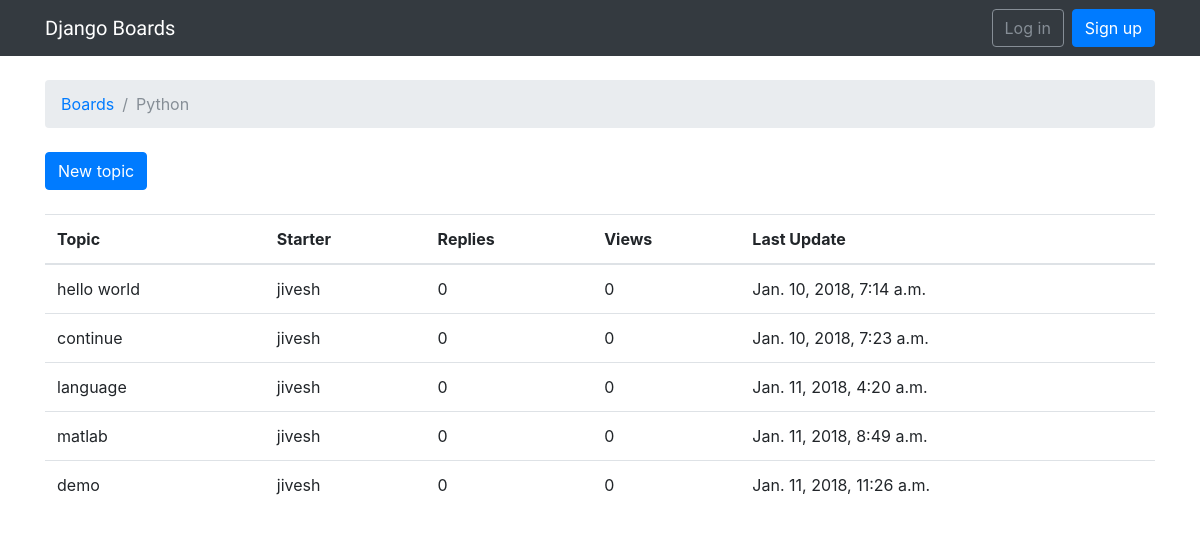
The page /boards/2/ on the database its author committed.
### boards/models.py (models this page shows, shortened)
class Board(models.Model):
    name = models.CharField(max_length=30, unique=True)
    description = models.CharField(max_length=100)

class Topic(models.Model):
    subject = models.CharField(max_length=255)
    last_updated = models.DateTimeField(auto_now_add=True)
    board = models.ForeignKey(Board, related_name='topics', on_delete=models.DO_NOTHING)
    starter = models.ForeignKey(User, related_name='topics', on_delete=models.DO_NOTHING)

### boards/views.py (the view)
# urls.py: url(r'^boards/(?P<pk>\d+)/$', views.board_topics, name='board_topics'),
def board_topics(request, pk):
    try:
        board = Board.objects.get(pk=pk)
    except Board.DoesNotExist:
        raise Http404
    return render(request, 'topics.html', {'board': board})

### templates/topics.html (shortened to what this page needs)
{% extends 'base.html' %}
{% block breadcrumb %}
  <li class="breadcrumb-item"><a href="{% url 'home' %}">Boards</a></li>
  <li class="breadcrumb-item active">{{ board.name }}</li>
{% endblock %}
{% block content %}
  <div class="mb-4">
    <a href="{% url 'new_topic' board.pk %}" class="btn btn-primary">New topic</a>
  </div>
  <table class="table">
    <thead class="thead-inverse">
      <tr>
        <th>Topic</th>
        <th>Starter</th>
        <th>Replies</th>
        <th>Views</th>
        <th>Last Update</th>
      </tr>
    </thead>
    <tbody>
      {% for topic in board.topics.all %}
        <tr>
          <td>{{ topic.subject }}</td>
          <td>{{ topic.starter.username }}</td>
          <td>0</td>
          <td>0</td>
          <td>{{ topic.last_updated }}</td>
        </tr>
      {% endfor %}
    </tbody>
  </table>
{% endblock %}

### templates/base.html (shortened to what this page needs)
{% load static %}<!DOCTYPE html>
<html>
 <head>
    <link rel="stylesheet" href="{% static 'css/bootstrap.min.css' %}">
    <link rel="stylesheet" href="{% static 'css/app.css' %}">
  </head>
  <body>
     {% block body %}
<nav class="navbar navbar-expand-sm navbar-dark bg-dark">
  <div class="container">
    <a class="navbar-brand" href="{% url 'home' %}">Django Boards</a>
    <div class="collapse navbar-collapse" id="mainMenu">
      {% if user.is_authenticated %}
        <ul class="navbar-nav ml-auto">
          <li class="nav-item dropdown">
            <a class="nav-link dropdown-toggle" href="#" id="userMenu" data-toggle="dropdown" aria-haspopup="true" aria-expanded="false">
              {{ user.username }}
            </a>
            <div class="dropdown-menu dropdown-menu-right" aria-labelledby="userMenu">
              <a class="dropdown-item" href="#">My account</a>
              <a class="dropdown-item" href="#">Change password</a>
              <div class="dropdown-divider"></div>
              <a class="dropdown-item" href="{% url 'logout' %}">Log out</a>
            </div>
          </li>
        </ul>
      {% else %}
        <form class="form-inline ml-auto">
          <a href="{% url 'login' %}" class="btn btn-outline-secondary">Log in</a>
          <a href="{% url 'signup' %}" class="btn btn-primary ml-2">Sign up</a>
        </form>
      {% endif %}
    </div>
  </div>
</nav>
  <div class="container">
    <ol class="breadcrumb my-4">
      {% block breadcrumb %}
      {% endblock %}
    </ol>
    {% block content %}
    {% endblock %}
  </div>
     {% endblock body %}
  </body>
</html>

### static/css/app.css (style rules this page uses)
.navbar-brand { font-family: 'Peralta', cursive; }

### rows shown on the page
Board: name "Python"
Topic: subject "hello world", starter.username "jivesh", last_updated "Jan. 10, 2018, 7:14 a.m."
Topic: subject "continue", starter.username "jivesh", last_updated "Jan. 10, 2018, 7:23 a.m."
Topic: subject "language", starter.username "jivesh", last_updated "Jan. 11, 2018, 4:20 a.m."
Topic: subject "matlab", starter.username "jivesh", last_updated "Jan. 11, 2018, 8:49 a.m."
Topic: subject "demo", starter.username "jivesh", last_updated "Jan. 11, 2018, 11:26 a.m."
